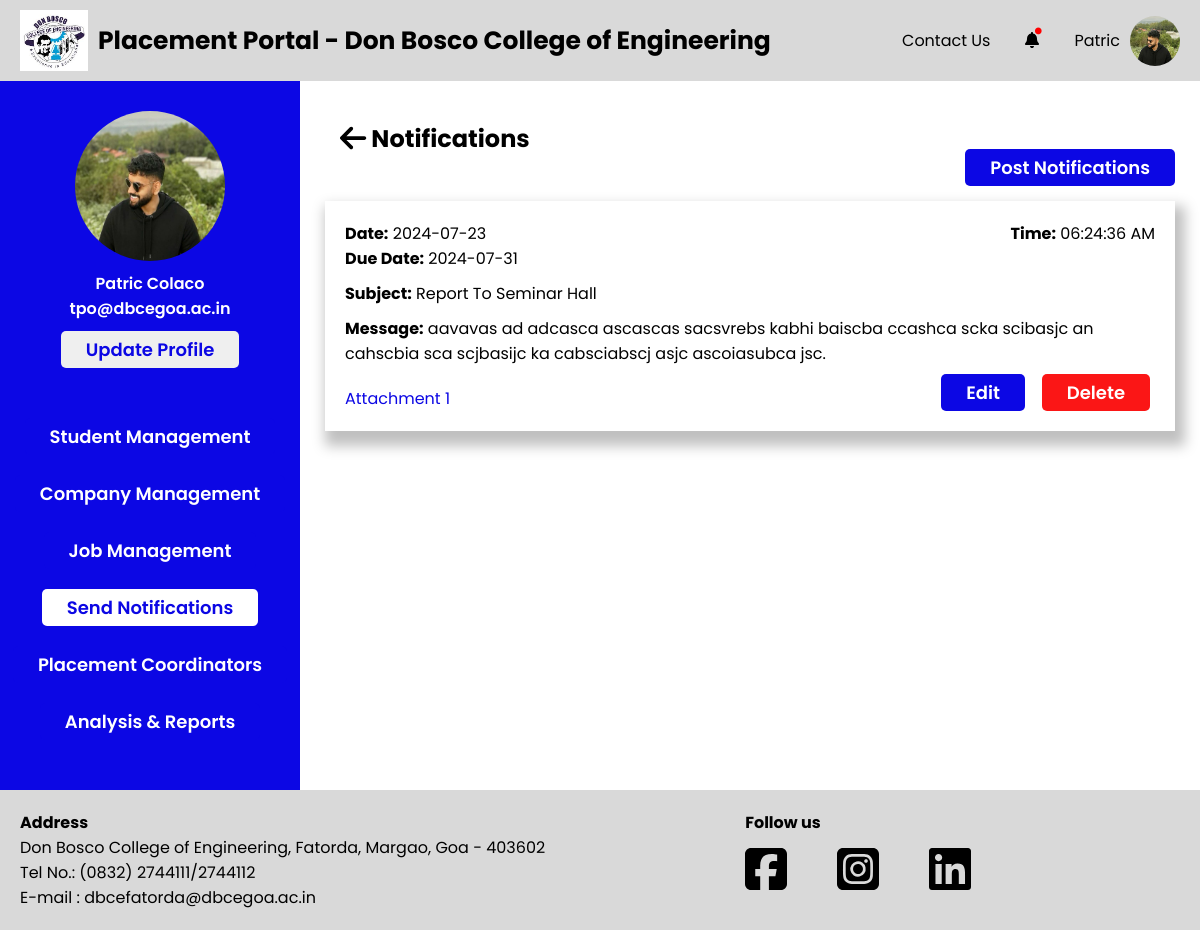
/PlacementCoordinator/notifications.php (signed in), run on an earlier commit of the app's database.
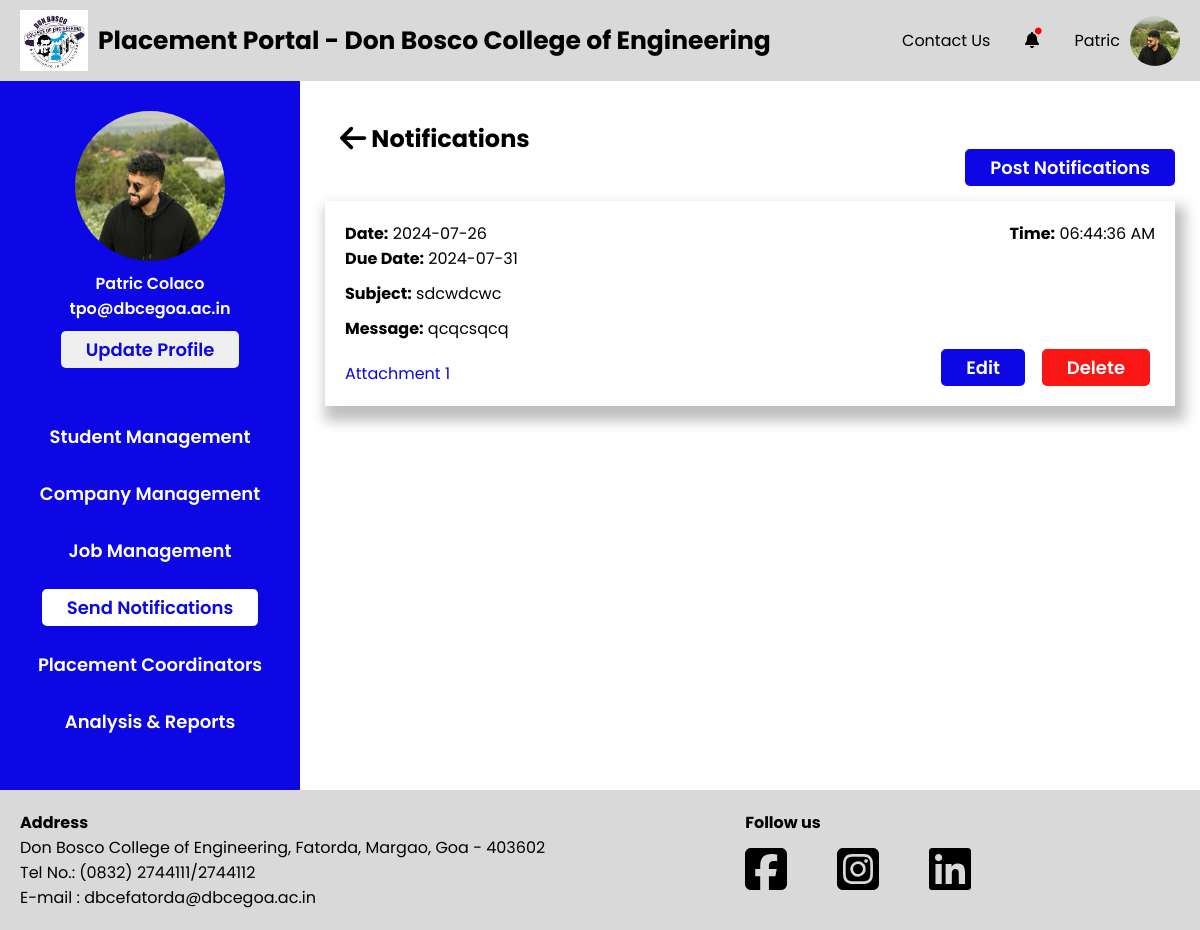
And on a later commit of the database.
### tables this page shows
CREATE TABLE `notificationdetails` (
  `Notification_ID` int(11) NOT NULL,
  `PC_Email` varchar(255) DEFAULT NULL,
  `Subject` varchar(255) DEFAULT NULL,
  `Message` text DEFAULT NULL,
  `Attachment1` varchar(255) DEFAULT NULL,
  `Attachment2` varchar(255) DEFAULT NULL,
  `Notification_Due_Date` date DEFAULT NULL,
  `Notification_Date` timestamp NOT NULL DEFAULT current_timestamp()
);

### PlacementCoordinator/tpo-utitlity-functions.php (the view, shortened to what this page needs)
<?php
function getTpoNotifications()
{
    global $conn;
    $fetchNotificationsQuery = "SELECT ND.Notification_ID as nid, ND.Message AS message, ND.Subject AS subject, ND.Attachment1 AS attach1, ND.Attachment2 AS attach2, ND.Notification_Date AS notidate, ND.Notification_Due_Date as duedate
FROM notificationdetails AS ND
INNER JOIN studentnotifications AS SN ON ND.Notification_ID = SN.Notification_ID
WHERE ND.PC_Email = ?
ORDER BY ND.Notification_Date DESC;";
    $fetchNotifications = $conn->prepare($fetchNotificationsQuery);
    $fetchNotifications->bind_param("s", $_SESSION["user_email"]);
    $fetchNotifications->execute();
    $result = $fetchNotifications->get_result();
    while ($row = $result->fetch_assoc()) {
        $timestamp = $row["notidate"];
        $istTimeZone = new DateTimeZone('Asia/Kolkata');
        $dateTime = new DateTime($timestamp);
        $dateTime->setTimezone($istTimeZone);
        $date = $dateTime->format('Y-m-d');
        $time = $dateTime->format('h:i:s A');
        echo '<div class="sections">
                    <div class="company-container">
                        <p><strong>Date:</strong> ' . $date . '</p>
                        <p><strong>Time:</strong> ' . $time . '</p>
                    </div>
                    <p><strong>Due Date:</strong> ' . $row["duedate"] . '</p>
                    <p class="subject"><strong>Subject:</strong> ' . $row["subject"] . '</p>
                    <p class= "message"><strong>Message:</strong> ' . $row["message"] . '</p>';
        if ($row['attach1'] != NULL) {
            echo '<a href="../Data/Notifications/' . $row['attach1'] . '" class="attachment-links">Attachment 1</a>';
        }
        echo '</p>
                    <a href="./notifications-edit?nid=' . $row["nid"] . '"><button class="edit-button">Edit</button></a>
                    <form action="" method="post">
                        <input type="number" value="'.$row["nid"].'" hidden name="nid">
                        <button name="delete_noti" class="delete-button">Delete</button>
                    </form>
                </div>';
    }
}

### PlacementCoordinator/notifications.php (shortened to what this page needs)
<?php
    require "../conn.php";
    include "./tpo-utitlity-functions.php";
?>
<!DOCTYPE html>
<html lang="en">
<head>
    <?php include './head.php' ?>
    <link rel="stylesheet" href="./css/notifications.css">
</head>
<body>
    <div id="wrapper">
        <?php include './header.php' ?>
        <div class="container">
            <?php include './sidebar.php' ?>
            <div class="main-container">
                <div class="main-container-header">
                <h2 class="main-container-heading"><a href="./dashboard.html"><i class="fa-solid fa-arrow-left fa-lg" style="color: #000000;"></i></a>
                    Notifications</h2>
                    <a href="./notification-post.php"><button class="add-button">Post Notifications</button></a>
                </div>
                <?php getTpoNotifications() ?>
            </div>
        </div>
        <?php include './footer.php' ?>
    </div>
</body>
</html>

### PlacementCoordinator/head.php (shortened to what this page needs)
<link rel="stylesheet" href="./css/header.css">
<link rel="stylesheet" href="./css/footer.css">
<link rel="stylesheet" href="./css/sidebar.css">
<link rel="stylesheet" href="./css/root.css">

### PlacementCoordinator/header.php
<header>
    <div class="header-container">
        <div class="left-part">
            <img src="../Assets/dbce-logo.jpeg" alt="" class="logo">
            <h2>Placement Portal - Don Bosco College of Engineering</h2>
        </div>
        <ul class="right-part">
            <li>Contact Us</li>
            <div class="notifications">
                <div class="dot">.</div><i class="fa-solid fa-bell"></i>
            </div>
            <li class="profile-container">
                <span>Patric</span>
                <img src="../Assets/profile.jpg" alt="">
            </li>
        </ul>
    </div>
</header>

### PlacementCoordinator/sidebar.php
<div class="side-bar-container">
    <div class="fixed-container">
        <div class="top-container">
            <img src="../Assets/profile.jpg" alt="">
            <p>Patric Colaco</p>
            <p>tpo@dbcegoa.ac.in</p>
            <a href=""><button>Update Profile</button></a>
        </div>
        <div class="bottom-container">
            <a href="./studentmanagement.php"><button id="studentmanagement">Student Management</button></a>
            <a href="./companymanagement.php"><button id="companymanagement">Company Management</button></a>
            <a href="./jobmanagement.php"><button id="jobmanagement">Job Management</button></a>
            <a href="./notifications.php"><button id="notifications">Send Notifications</button></a>
            <a href="./placementcordinator.php"><button id="placementcoordinator">Placement Coordinators</button></a>
            <a href="./analysisreport.php"><button id="analysisreport">Analysis & Reports</button></a>
        </div>
    </div>
</div>

### PlacementCoordinator/footer.php
<footer>
    <div class="footer-container">
        <div class="left-footer-part">
            <h4>Address</h4>
            <p>Don Bosco College of Engineering, Fatorda, Margao, Goa - 403602<br>Tel No.: (0832)
                2744111/2744112<br>E-mail : dbcefatorda@dbcegoa.ac.in</p>
        </div>
        <div class="right-footer-part">
            <h4>Follow us</h4>
            <div class="social-icons-list">
                <a href="https://www.linkedin.com/school/don-bosco-college-of-engineering-fatorda-goa/"><i class="ico fa-brands fa-square-facebook fa-3x"></i></a>
                <a href="https://www.instagram.com/dbce_fatorda/"><i class="ico fa-brands fa-square-instagram fa-3x"></i></a>
                <a href="https://www.facebook.com/p/Don-Bosco-College-of-EngineeringFatorda-Goa-100063749630574/"><i class="ico fa-brands fa-linkedin fa-3x"></i></a>
            </div>
        </div>
    </div>
</footer>

### PlacementCoordinator/css/header.css (style rules this page uses)
header { padding: 10px 20px; background-color: var(--primary-grey); }
.header-container { display: flex; justify-content: space-between; }
.left-part { display: flex; align-items: center; gap: 10px; user-select: none; }
.notifications { position: relative; }
.dot { font-size:55px; position: absolute; top: -55px; left: 7px; color: red; }
.left-part > img { width: 68px; }
.left-part > h2 { font-size: 25px; }
.right-part { list-style-type: none; display: flex; align-items: center; gap: 35px; }
.right-part li { cursor: pointer; }
.profile-container { display: flex; align-items: center; gap: 10px; }
.profile-container > img { width:50px; height: 50px; border-radius: 50%; }

### PlacementCoordinator/css/footer.css (style rules this page uses)
footer { z-index: 99; padding: 20px; background-color: var(--primary-grey); }
.footer-container { max-width: 1200px; margin: 0 auto; display: flex; gap: 200px; }
.social-icons-list { margin-top: 10px; display: flex; gap: 50px; }
.ico { cursor: pointer; }
a { all: unset; }

### PlacementCoordinator/css/sidebar.css (style rules this page uses)
.side-bar-container { width: 25%; background-color: var(--primary-blue); padding-bottom: 50px; }
.fixed-container { position: -webkit-sticky; position: sticky; top: 30px; }
.top-container { margin-top: 30px; display: flex; flex-direction: column; align-items: center; }
.top-container img { width: 150px; height: 150px; border-radius: 50%; margin-bottom: 10px; }
.top-container p { color: var(--primary-white); font-weight: 600; }
.top-container button { margin-top: 10px; padding-block: 5px; padding-inline: 25px; border-radius: 5px; border: none; font-weight: 600; font-size: 18px; cursor: pointer; color: var(--primary-blue); }
.bottom-container { margin-top: 50px; display: flex; flex-direction: column; align-items: center; gap: 20px; }
.bottom-container button { padding: 5px 25px; border-radius: 5px; border: none; font-weight: 600; font-size: 18px; cursor: pointer; color: var(--primary-white); background-color: var(--primary-blue); }

### PlacementCoordinator/css/root.css (style rules this page uses)
*,*::after,*::before { padding: 0; margin: 0; box-sizing: border-box; font-family: "Poppins", sans-serif; }
:root { --primary-blue : #0C07E4; --primary-grey : #d9d9d9; --primary-white : white; --primary-red : #FB1616; --secondary-grey : #969696; }

### PlacementCoordinator/css/notifications.css (style rules this page uses)
*,*::after,*::before { padding: 0; margin: 0; box-sizing: border-box; font-family: "Poppins", sans-serif; }
:root { --primary-blue : #0C07E4; --primary-grey : #d9d9d9; --primary-white : white; --primary-red : #FB1616; }
#wrapper { position: relative; }
.container { width: 100%; display:flex ; }
#notifications { color: var(--primary-blue); background-color: var(--primary-white); }
.main-container { width: 75%; padding: 25px; margin-bottom: 50px; }
.main-container-heading > a { cursor: pointer; }
.main-container-header { display: flex; justify-content: space-between; align-items: center; padding: 15px; }
.main-container-header .add-button { margin-top: 10px; padding-block: 5px; padding-inline: 25px; border-radius: 5px; border: none; font-weight: 600; font-size: 18px; cursor: pointer; background-color: var(--primary-blue); color: var(--primary-white); position: absolute; right: 25px; }
.sections { position: relative; margin-top: 30px; box-shadow: 5px 10px 12.3px 5px rgba(0, 0, 0, .25); padding: 20px; margin-bottom: 50px; }
.company-container { display: flex; justify-content: space-between; align-items: center; }
.message, .subject { margin-top: 10px; }
.message { margin-bottom: 20px; }
.attachment-links { margin-right: 10px; cursor: pointer; color: var(--primary-blue); }
.sections .edit-button { margin-top: 10px; padding-block: 5px; padding-inline: 25px; border-radius: 5px; border: none; font-weight: 600; font-size: 18px; cursor: pointer; background-color: var(--primary-blue); color: var(--primary-white); position: absolute; right: 150px; bottom: 20px; }
.sections .delete-button { margin-top: 10px; padding-block: 5px; padding-inline: 25px; border-radius: 5px; border: none; font-weight: 600; font-size: 18px; cursor: pointer; background-color: var(--primary-red); color: var(--primary-white); position: absolute; right: 25px; bottom: 20px; }

What changed in the data, as far as the page shows it:
removed notificationdetails: Notification_Date "2024-07-23", Notification_Date "06:24:36 AM", Notification_Due_Date "2024-07-31", Subject "Report To Seminar Hall", Message "aavavas ad adcasca ascascas sacsvrebs kabhi baiscba ccashca scka scibasjc an cahscbia sca scjbasijc ka cabsciabscj asjc ascoiasubca jsc."
added notificationdetails: Notification_Date "2024-07-26", Notification_Date "06:44:36 AM", Notification_Due_Date "2024-07-31", Subject "sdcwdcwc", Message "qcqcsqcq"
